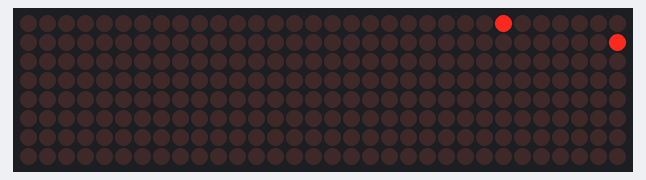
This sketch was run on a simulated Arduino Uno, built with avr-gcc and run on an emulated ATmega328P. On the bench: 32×8 LED matrix. Random numbers use the default seed unless the sketch sets one; what the sketch prints to the serial monitor is not drawn.

Above: at 0.91 s.
At 5.91 s:
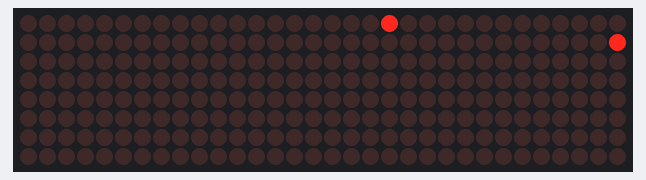
At 10.43 s:
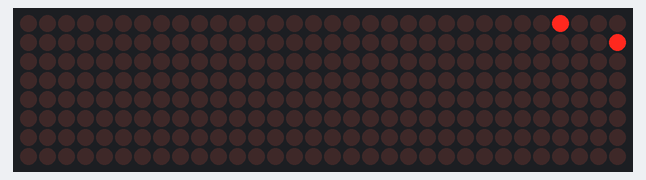
At 19.91 s:
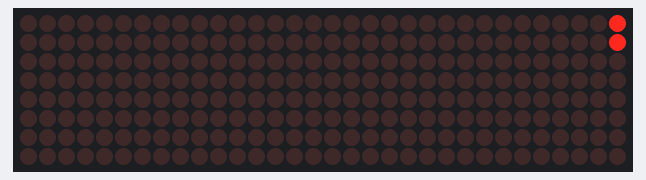
At 29.43 s:
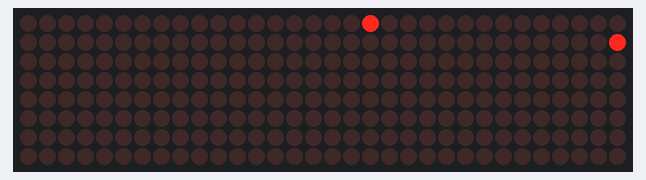
At 39.43 s:
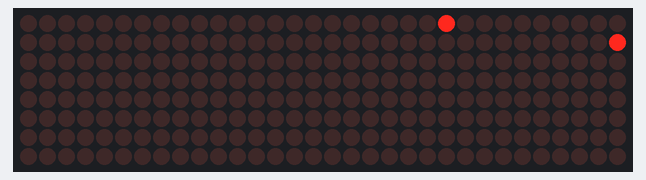

The sketch:

ASnake.ino
```cpp
#include "LedControl.h"
#include "LedRenderer.h"
#include "SerialRenderer.h"
#include "Game.h"

#define LED_PIN_DATA 4
#define LED_PIN_CLK 3
#define LED_PIN_LOAD 2
#define LED_CONTROLLER_COUNT 4

const int tickRate = 25;
const float targetTime = (1.0 / tickRate);

bool setupAcknowledged;
unsigned long oldMilliTime;
float accumulatedTime;

Game game = Game();

Renderer *renderer1;
Renderer *renderer2;

void setup()
{
    setupAcknowledged = true;
    //if (setupAcknowledged)
    {
        auto ledController = new LedControl(
            LED_PIN_DATA, LED_PIN_CLK, LED_PIN_LOAD, LED_CONTROLLER_COUNT);

        for (int i = 0; i < ledController->getDeviceCount(); i++)
        {
            ledController->setIntensity(i, 7);
            ledController->shutdown(i, false);
        }

        renderer1 = new LedRenderer(ledController);
    }
    //else
    {
        renderer2 = new SerialRenderer();
    }

    Serial.begin(38400);

    Serial.write(SerialOutgoingMessageType::Setup);
    Serial.println("Arduino");
    Serial.write(HORIZONTAL_DISPLAYS);
    Serial.write(VERTICAL_DISPLAYS);
    Serial.write(DISPLAY_WIDTH);
    Serial.write(DISPLAY_HEIGHT);
    Serial.flush();
}

void loop()
{
    unsigned long currentMilliTime = millis();
    long elapsedMilliTime = currentMilliTime - oldMilliTime;
    accumulatedTime += elapsedMilliTime / 1000.0f;
    oldMilliTime = currentMilliTime;

    if (accumulatedTime >= targetTime)
    {
        readSerialMessages();

        if (setupAcknowledged)
        {
            game.tick(targetTime);

            game.draw(renderer1);
            renderer1->commit();

            memcpy(
                renderer2->pixelRowBuffer, renderer1->pixelRowBuffer,
                sizeof(renderer2->pixelRowBuffer));

            renderer2->commit();
        }

        accumulatedTime -= targetTime;
    }
}

void readSerialMessages()
{
TryRead:
    int incomingType = Serial.read();
    switch (incomingType)
    {
    case SerialIncomingMessageType::SetupAcknowledge:
        setupAcknowledged = true;
        break;

    case SerialIncomingMessageType::MoveDirection:
        byte direction[1];
        if (Serial.readBytes(direction, 1) == 1){
            game.setDirection(direction[0]);
        }
        break;

    default:
        return;
    }
    goto TryRead;
}
```

Game.h
```cpp
#pragma once
#include "Renderer.h"
#include "SerialRenderer.h"
#include "Structure.h"

#define ARENA_WIDTH 16
#define ARENA_HEIGHT 16

#define LEFT_BUTTON 11
#define RIGHT_BUTTON 9
#define UP_BUTTON 12
#define DOWN_BUTTON 10

class Game
{
public:
    Tile tiles[ARENA_WIDTH * ARENA_HEIGHT];

    int snakeX, snakeY, speedX, speedY;

    int score;
    bool appleShine;
    float snakeMoveTime;
    float appleBlinkTime;

    Game()
    {
        reset();
    }

    void reset()
    {
        memset(tiles, 0, sizeof(Tile) * ARENA_WIDTH * ARENA_HEIGHT);
        appleShine = false;
        snakeMoveTime = 0;
        appleBlinkTime = 0;
        snakeX = 0;
        snakeY = 0;
        speedX = 0;
        speedY = 0;

        score = 0;
        snakeX = 0;
        snakeY = 0;
        speedX = 1;
        speedY = 0;

        spawnApple();
    }

    float getRawSnakeLength()
    {
        return (score + 1);
    }

    float getSnakeLength()
    {
        float rawLength = getRawSnakeLength();
        return 1.0f / (rawLength * getSnakeMoveRate());
    }

    float getSnakeMoveRate()
    {
        return 1.0f / (score * 0.25f + 2);
    }

    float getAppleBlinkRate()
    {
        return getSnakeMoveRate() / 2.0f;
    }

    Tile *getTile(int x, int y)
    {
        return x + tiles + y * ARENA_WIDTH;
    }

    void moveSnake()
    {
        snakeX += speedX;
        snakeY += speedY;

        if (snakeX >= ARENA_WIDTH)
            snakeX = 0;
        else if (snakeX < 0)
            snakeX = ARENA_WIDTH - 1;

        if (snakeY >= ARENA_HEIGHT)
            snakeY = 0;
        else if (snakeY < 0)
            snakeY = ARENA_HEIGHT - 1;

        Tile *tile = getTile(snakeX, snakeY);
        if (tile->type == Empty)
        {
            tile->type = Snake;
            setSnakeDuration(tile);
        }
        else if (tile->type == Apple)
        {
            score++;
            tile->type = Snake;
            setSnakeDuration(tile);
            spawnApple();
        }
        else if (tile->type == Snake)
        {
            snakeCollision(snakeX, snakeY);
        }
    }

    void setSnakeDuration(Tile* tile)
    {
        tile->duration = 1.0 / getSnakeLength();
    }

    void snakeCollision(int snakeX, int snakeY)
    {
        reset();
    }

    void readDirectionInput()
    {
        return;

        bool up = digitalRead(UP_BUTTON) != 0;
        bool down = digitalRead(DOWN_BUTTON) != 0;
        bool left = digitalRead(LEFT_BUTTON) != 0;
        bool right = digitalRead(RIGHT_BUTTON) != 0;

        if (up)
        {
            setDirection('U');
        }
        else if (down)
        {
            setDirection('D');
        }
        else if (left)
        {
            setDirection('L');
        }
        else if (right)
        {
            setDirection('R');
        }
    }

    void setDirection(char direction)
    {
        switch (direction)
        {
        case 'U':
            speedX = 0;
            speedY = -1;
            break;

        case 'L':
            speedX = -1;
            speedY = 0;
            break;

        case 'D':
            speedX = 0;
            speedY = 1;
            break;

        case 'R':
            speedX = 1;
            speedY = 0;
            break;
        }
    }

    void spawnApple()
    {
        int maxTries = 0;

    TrySpawn:
        int appleX = random(ARENA_WIDTH);
        int appleY = random(ARENA_HEIGHT);

        Tile *tile = getTile(appleX, appleY);
        if (tile->type == Empty)
        {
            tile->type = Apple;
            return;
        }

        maxTries++;
        if (maxTries < 10)
            goto TrySpawn;
    }

    void updateTiles(float deltaTime)
    {
        for (int y = 0; y < ARENA_HEIGHT; y++)
        {
            Tile *tileRow = tiles + y * ARENA_WIDTH;

            for (int x = 0; x < ARENA_WIDTH; x++)
            {
                Tile *tile = &tileRow[x];

                switch (tile->type)
                {
                case Snake:
                    if (tile->duration <= 0)
                    {
                        tile->type = Empty;
                        tile->duration = 0;
                    }
                    else
                    {
                        tile->duration -= deltaTime;
                    }
                    break;
                }
            }
        }
    }

    void tick(float deltaTime)
    {
        readDirectionInput();

        snakeMoveTime += deltaTime;
        if (snakeMoveTime >= getSnakeMoveRate())
        {
            snakeMoveTime -= getSnakeMoveRate();
            moveSnake();
        }

        appleBlinkTime += deltaTime;
        if (appleBlinkTime >= getAppleBlinkRate())
        {
            appleBlinkTime -= getAppleBlinkRate();
            appleShine = !appleShine;
        }

        updateTiles(deltaTime);

        //Serial.write(SerialOutgoingMessageType::Print);
        //Serial.print(digitalRead(UP_BUTTON));
        //Serial.print("-");
        //Serial.print(digitalRead(DOWN_BUTTON));
        //Serial.print("-");
        //Serial.print(digitalRead(LEFT_BUTTON));
        //Serial.print("-");
        //Serial.print(digitalRead(RIGHT_BUTTON));
        //Serial.println();
    }

    void drawTiles(Renderer *renderer)
    {
        for (int y = 0; y < ARENA_HEIGHT; y++)
        {
            Tile *tileRow = tiles + y * ARENA_WIDTH;

            for (int x = 0; x < ARENA_WIDTH; x++)
            {
                Tile *tile = &tileRow[x];

                switch (tile->type)
                {
                case Snake:
                    renderer->setPixel(x, y, true);
                    break;

                case Apple:
                    if (appleShine)
                        renderer->setPixel(x, y, true);
                    else
                        renderer->setPixel(x, y, false);
                    break;

                case Empty:
                default:
                    renderer->setPixel(x, y, false);
                    break;
                }
            }
        }
    }

    int xd;

    void draw(Renderer *renderer)
    {
        drawTiles(renderer);
    }
};
```

LedRenderer.h
```cpp
#pragma once
#include "Renderer.h"
#include "LedControl.h"

class LedRenderer : public Renderer
{
private:
    LedControl *controller;

public:
    LedRenderer(LedControl *controller)
    {
        this->controller = controller;
    }

    LedControl *getController()
    {
        return controller;
    }

    void commit()
    {
        for (int dy = 0; dy < VERTICAL_DISPLAYS; dy++)
        {
            for (int dx = 0; dx < HORIZONTAL_DISPLAYS; dx++)
            {
                int displayAddress = Renderer::getDisplayAddress(dx, dy);
                byte *display = getDisplay(displayAddress);

                for (int row = 0; row < DISPLAY_HEIGHT; row++)
                {
                    byte value = display[row];

                    // Reverse bits of value.
                    //value = ((b * 0x0802LU & 0x22110LU) | (b * 0x8020LU & 0x88440LU)) * 0x10101LU >> 16;

                    controller->setRow(displayAddress, row, value);
                }
            }
        }
    }
};
```

Renderer.h
```cpp
#pragma once

#define HORIZONTAL_DISPLAYS 2
#define VERTICAL_DISPLAYS 2
#define DISPLAY_WIDTH 8
#define DISPLAY_HEIGHT 8

class Renderer
{
public:
    byte pixelRowBuffer[HORIZONTAL_DISPLAYS * VERTICAL_DISPLAYS * DISPLAY_HEIGHT];

    Renderer()
    {
        memset(pixelRowBuffer, 0, HORIZONTAL_DISPLAYS * VERTICAL_DISPLAYS * DISPLAY_HEIGHT);
    }

    /*
     * Sends the pixel buffer data to the output.
     */
    virtual void commit() = 0;

    byte *getDisplay(int displayAddress)
    {
        return pixelRowBuffer + displayAddress * DISPLAY_HEIGHT;
    }

    void setPixel(int x, int y, bool state)
    {
        int dx = x / DISPLAY_WIDTH;
        int dy = y / DISPLAY_HEIGHT;
        int displayAddress = Renderer::getDisplayAddress(dx, dy);
        byte *display = getDisplay(displayAddress);

        int bufferColumn = x % DISPLAY_WIDTH;
        int bufferRow = y % DISPLAY_HEIGHT;
        if (state)
            display[bufferRow] |= B10000000 >> bufferColumn;
        else
            display[bufferRow] &= ~(B10000000 >> bufferColumn);
    }

    static int getDisplayAddress(int displayX, int displayY)
    {
        return displayX + displayY * HORIZONTAL_DISPLAYS;
    }
};
```

SerialRenderer.h
```cpp
#pragma once
#include "Renderer.h"
#include "Structure.h"

class SerialRenderer : public Renderer
{
public:
    SerialRenderer()
    {
    }

    void commit()
    {
        Serial.write(SerialOutgoingMessageType::DisplayData);
        Serial.write(pixelRowBuffer, sizeof(pixelRowBuffer));
    }
};
```

Structure.h
```cpp
#pragma once

enum SerialOutgoingMessageType : byte
{
    Setup = 0,
    Print = 1,
    DisplayData = 2
};

enum SerialIncomingMessageType : byte
{
    SetupAcknowledge = 0,
    MoveDirection = 1
};

enum TileType : byte
{
    Empty = 0,
    Snake = 1,
    Apple = 2
};

struct Tile
{
    TileType type;
    float duration;
};
```
